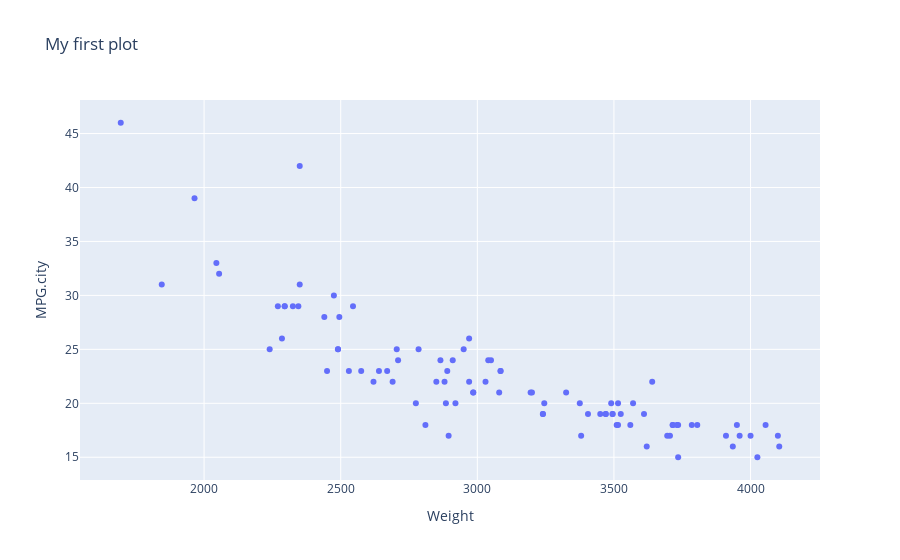

The code cell stored with this chart in its notebook:
### Code cell
fig = px.scatter(df, x='Weight', y='MPG.city', title='My first plot')
fig.show()

### Figure 1 — Plotly figure (JSON) as saved in the notebook; plotly's stock layout.template omitted (floating-point values rounded to 4 significant figures)
{"data": [{"hovertemplate": "Weight=%{x}<br>MPG.city=%{y}<extra></extra>", "legendgroup": "", "marker": {"color": "#636efa", "symbol": "circle"}, "mode": "markers", "name": "", "orientation": "v", "showlegend": false, "type": "scatter", "x": [2705, 3560, 3375, 3405, 3640, 2880, 3470, 4105, 3495, 3620, 3935, 2490, 2785, 3240, 3195, 3715, 4025, 3910, 3380, 3515, 3085, 3570, 2270, 2670, 2970, 3705, 3080, 3805, 2295, 3490, 1845, 2530, 2690, 2850, 2710, 3735, 3325, 3950, 1695, 2475, 2865, 2350, 3040, 2345, 2620, 2285, 2885, 4000, 3510, 3515, 3695, 4055, 2325, 2440, 2970, 3735, 2895, 2920, 3525, 2450, 3610, 2295, 3730, 2545, 3050, 4100, 3200, 2910, 2890, 3715, 3470, 2640, 2350, 2575, 3240, 3450, 3495, 2775, 2495, 2045, 2490, 3085, 1965, 2055, 2950, 3030, 3785, 2240, 3960, 2985, 2810, 2985, 3245], "xaxis": "x", "y": [25, 18, 20, 19, 22, 22, 19, 16, 19, 16, 16, 25, 25, 19, 21, 18, 15, 17, 17, 20, 23, 20, 29, 23, 22, 17, 21, 18, 29, 20, 31, 23, 22, 22, 24, 15, 21, 18, 46, 30, 24, 42, 24, 29, 22, 26, 20, 17, 18, 18, 17, 18, 29, 28, 26, 18, 17, 20, 19, 23, 19, 29, 18, 29, 24, 17, 21, 24, 23, 18, 19, 23, 31, 23, 19, 19, 19, 20, 28, 33, 25, 23, 39, 32, 25, 22, 18, 25, 17, 21, 18, 21, 20], "yaxis": "y"}], "layout": {"legend": {"tracegroupgap": 0}, "title": {"text": "My first plot"}, "xaxis": {"anchor": "y", "domain": [0, 1], "title": {"text": "Weight"}}, "yaxis": {"anchor": "x", "domain": [0, 1], "title": {"text": "MPG.city"}}}}
